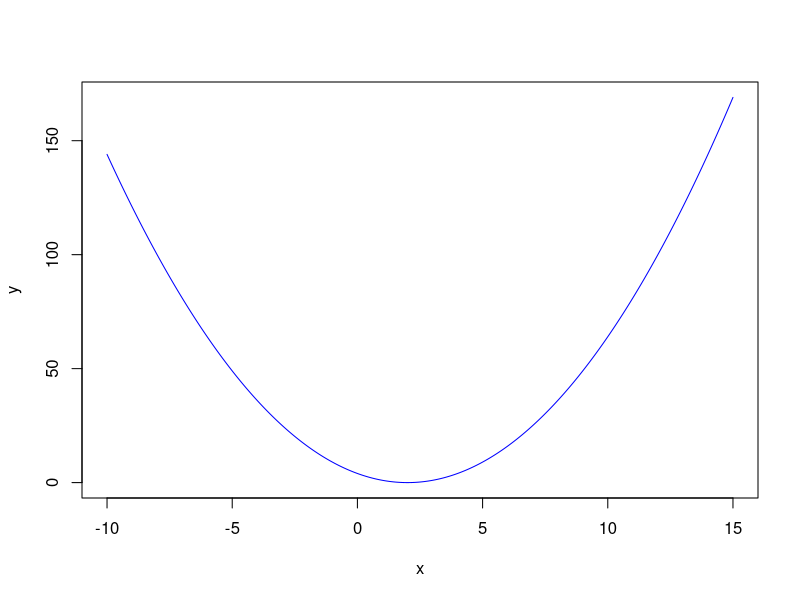
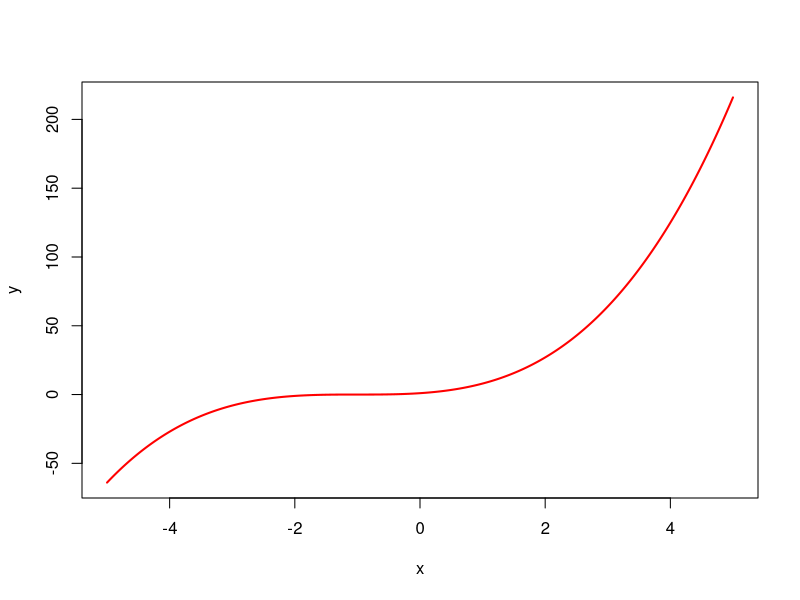

Here is the R script that generated these plots, in order: (Note: this script raises an error after producing the figures.)
rm(list = ls())

a<-1+1
a

b<-2^3
b

c<-2*3
c

d<-4/2
d

#####################################
x <- c(1, 3, 4, 8, 9)
x

y<-x+2
y

z<-x^2
z

######## some functions #############
sum(x)
mean(x)  
sd(x)   #standard deviation

log(x)
exp(x)
max(x)

length(x)

k<-length(x)
k

########## sequence #################

d<- 1:10
d

d2<-seq(from=1, to=10, 1)
d2

d3<-seq(from=10, to=0, -2)
d3

e<- -3:5
e

k<-5:1
k

j<-2*x+3
j

l<-5:1*x
l

######### [ ] ############
#x <- c(1, 3, 4, 8, 9)

x[5]

a<-x[c(1,4)] #Take the 1st and 4th numbers.
a

b<-x[-c(2,3,5)] # Take the numbers except for the 2th, 3th, and 5th elements. 
b

#########################
a <- rep(1, 10) #replicate 1 ten times
a

#####################
years <- 2000:2019
years

head(years)
tail(years)

years.q<-seq(from=2000.0, to=2019.75, by=0.25)
years.q


######################## matrix #############################
A <- matrix(1:6, nrow = 2, byrow=TRUE) #nrow=number of rows
A

A2 <- matrix(1:6, nrow = 2, byrow=FALSE) #nrow=number of rows
A2

B <- matrix(1:6, ncol = 3, byrow=FALSE)
B

B2 <- matrix(1:6, ncol = 3)
B2

t(A) #transpose of A

dim(A)

nrow(A)

ncol(A)


D1<-A[1:2, c(1,3)] #extract the numbers corresponding to the 1st and 2nd rows 
                   #and the first and third columns
D1

D2<-A[1, ]
D2

D3<-A[ ,2]
D3

D4<-A[2,1]
D4


#####################
inverseD1<-solve(D1) #inverse matrix of D1
inverseD1

#####################
diag(1,4) #4by4 

diag(4,4) #4by4

diag(4,2) #2by2

u.mat<-diag(1,2) %*% diag(1,2) #matrix multiplication, %*%
u.mat

#####################
D5<-rbind(D1, diag(4,2))
D5

D6<-cbind(D1, diag(4,2))
D6
#####################
#x <- c(1, 3, 4, 8, 9)
names(x) <- c("a", "b", "c", "d", "e")
x

rownames(D1)<-c("row_1", "row_2")
colnames(D1)<-c("col_1", "col_2")
D1


#####################
rnorm(5) #random draws from the standard normal distribution with mean=0 and sd=1
rnorm(5)

rnorm(5, mean = 100, sd=1) #random draws from the normal distribution with mean=100 and sd=1
rnorm(5, mean = 100, sd=1)

runif(10, min=0, max=1) #runif( ) generates 10 random numbers from a uniform distribution


#####################
mylist <-list(sample=rnorm(5),
              family="normal distribution",
              parameters=list(mean=0, sd=1)
              )
mylist
mylist[]

mylist$sample
mylist[[1]]
mylist[["sample"]]


mylist$family
mylist[[2]]

mylist$parameters
mylist[[3]]

mylist$parameters$mean
mylist[[3]]$mean

mylist$parameters$sd
mylist[[3]]$sd


#####################
lt<-c("I will get A in this class")
lt


########## Logic: TRUE or False ###########
x <- c(1, 3, 4, 8, 9)

x<4 
(x<4)

x<=4

!(x<4) #opposite of (x<4)

x>3 | x<=4 #If x>3 or x<=4, return TRUE.

x>3 & x<=4 #If x>3 and x<=4, return TRUE.

x[which(x>3 & x<=4)] #Since the 3rd satisfies the conditions, 
                     #which(x>3 & x<=4) returns 3. Therefore, x[which(x>3 & x<=4)]
                     #prints x[3]. Note that x[3] is 4. 
x[3]

1==1 #If equal, return TRUE.

1!=1 #If not equal, return TRUE.

1>=2 #False


#-----------if else------------------------------------
if (rnorm(1)>0) {
    sum(x)
    } else {
    mean(x)
    }


#----------for loops--------------------------
#x <- c(1, 3, 4, 8, 9)
x[1] #Extract the 1st element in x
x[3] #Extract the 3rd element in x

y<-rep(0,4)
y

for(i in 2:5) {
  y[i-1]<-x[i]-x[i-1]
}
y

#------------------------------------
sum <- 0
for (i in 1:10){
  sum <- sum + i
}
sum
print(sum)

#-----------------------------------
save.y <- 0
sum <- 0
for (i in 1:10){
  sum <- sum + i
  save.y <- c(save.y, sum)
  print(sum)
}
sum
save.y

#-----------------------------------
sum <- 0
for (i in seq(2,10,2)){
  sum <- sum + i
}
sum

#---------------------------
sum <- 0
for (i in 1:10){
  sum <- sum + 1/i
}
sum


#------------while loop-------------------

sum <- 0
i <- 1
while (i<=10){
  sum <- sum + i
  i <- i + 1
}
sum

#-----------------------------------------
sum <- 0
i = 1
while (i<=10){
  sum <- sum + i
  i <- i + 2
}
sum

#---------define a function---------------
f <-function(x){
  (x-2)^2
}
f(4)

x <-seq(-10,15 , length=1001) #seq(from = -10, to = 15, by = 0.025)

head(x)
tail(x)
length(x)

#----------plot y-------------------------
y <- f(x)
y

dev.new()
plot(x,y, type="l", col="blue") #points: type="p"


#---------integration---------------------
f <-function(x) {
  x^3+3*x^2+3*x+1
} 
x <- seq(-5,5,0.01)
length(x)
y <-f(x)

dev.new()
plot(x,y, type="l", col="red", lwd=2)
## type = line, color = red, line_wide = 2

f12<-integrate(f, lower = 1, upper = 2)
f12


#---------differentiation-----------------
#install.packages("Deriv")
install.packages('Deriv')
library(Deriv)  ## derivative 미분, 도함수

f1<-Deriv(f)
f1
f1(1)

plot(x, f1(x), type ='l', col = 'red', lwd = 2)
plot(x, y, type ='l', col = 'red', lwd = 2)

?Deriv

f2<-Deriv(f1)
f2

#----------------univariate normal distribution-------------------------------- 
mu<-0
sigma<-1

#PDF
normal_pdf <- function(x) {
  (1/sqrt(2*pi*sigma^2))*exp( -((x-mu)^2)/(2*sigma^2) )
}

## 염병할 적률생성함수를 직접 입력해야 한다고? 말도안됨.

x <- seq(-5,5,0.01)
y <-normal_pdf(x)
y
#Plot normal distributions 
dev.new()
plot(x,y, type="l", col="red", lwd=2) #lty=1,

f.norm<-integrate(normal_pdf, lower = -1.96, upper = 1.96)
f.norm

#-----------for loop: integration-----------------------------------------------

x <- seq(-1.96,1.96,0.0000001)
sum<-0
length(x)
for (i in 1:(length(x)-1)){
  sum<-sum+0.0000001*normal_pdf(x[i])
}
sum

#------------Scatter Plot-------------------------------------------------------

n<-1000
x<-4+rnorm(n,mean=1,sd=5)
y<-1+2*x+rnorm(n,mean=0,sd=4)

dev.new()
plot(x,y, pch=16, col="blue", 
     main=expression(paste("Sampling under ", beta[0], 
                           "=1", " ", "and", " ", beta[1], "=2")))
text(10, 2, "scatter plot", cex=1.5)
abline(a=1,b=2, col="red", lwd=3)
